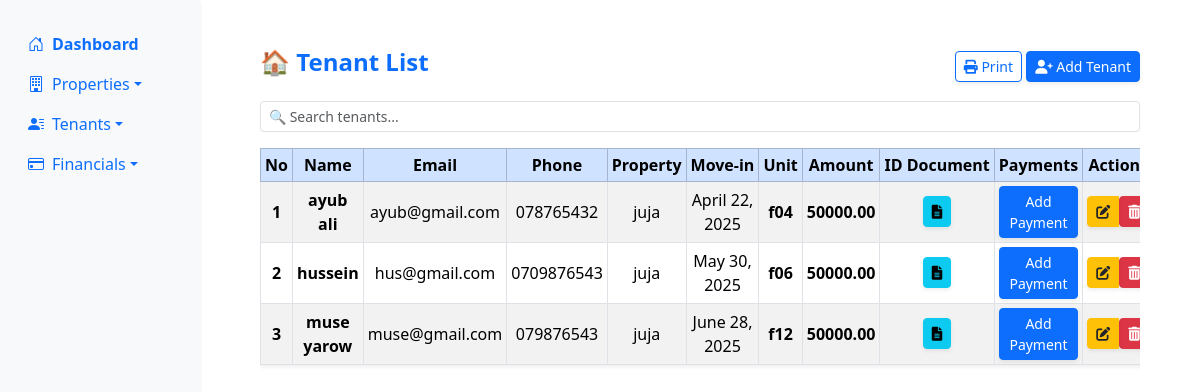
/tenant_list/ (signed in), run on an earlier commit of the app's database.
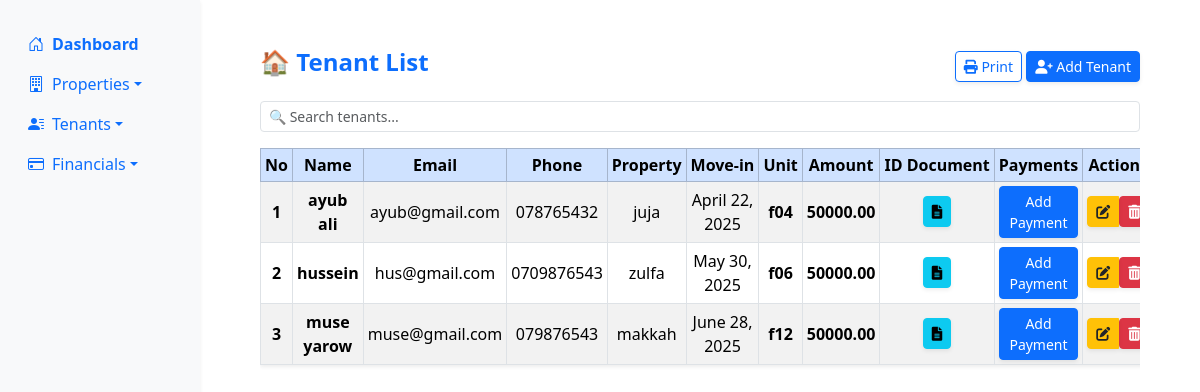
And on a later commit of the database.
### users/models.py (models this page shows, shortened)
class Tenant(models.Model):
    user = models.ForeignKey(User, on_delete=models.CASCADE, related_name='tenant')
    name = models.CharField(max_length=255)
    email = models.EmailField(unique=True)
    phone = models.CharField(max_length=20)
    property = models.ForeignKey(Property, related_name='tenants', on_delete=models.CASCADE,blank=True,null=True)
    move_in_date = models.DateField()
    rent_amount = models.DecimalField(max_digits=10, decimal_places=2)
    id_document = models.FileField(upload_to='tenant_documents/', blank=True, null=True)
    unit_number = models.CharField(max_length=50, blank=True, null=True)

class Property(models.Model):
    user = models.ForeignKey(User, on_delete=models.CASCADE, related_name='property')
    name = models.CharField(max_length=255)
    address = models.CharField(max_length=255)
    number_of_units = models.PositiveIntegerField(null=True, blank=True)
    def __str__(self):
        return self.name

### users/views.py (the view)
# urls.py: path('tenant_list/', tenant_list, name='tenant_list'),
@login_required
def tenant_list(request):
    tenants = Tenant.objects.filter(user=request.user)
    return render(request, 'tenant/tenant_list.html', {'tenants': tenants})

### users/templates/tenant/tenant_list.html (shortened to what the changed rows need)
{% extends "users/base.html" %}
{% block content %}
<div class="container-fluid">
  <div class="row">
    <main class="col-md-10 ms-sm-auto px-md-5 py-4">
      <div class="container mt-4">
        <div class="table-responsive">
          <table class="table table-sm table-bordered table-striped table-hover text-center align-middle shadow-sm" id="tenantTable">
            <thead class="table-primary">
              <tr>
                <th class="text-nowrap">No</th>
                <th class="text-nowrap">Name</th>
                <th class="text-nowrap d-none d-sm-table-cell">Email</th>
                <th class="text-nowrap d-none d-md-table-cell">Phone</th>
                <th class="text-nowrap d-none d-md-table-cell">Property</th>
                <th class="text-nowrap d-none d-lg-table-cell">Move-in</th>
                <th class="text-nowrap d-none d-lg-table-cell">Unit</th>
                <th class="text-nowrap d-none d-lg-table-cell">Amount</th>
                <th class="text-nowrap d-none d-lg-table-cell">ID Document</th>
                <th class="text-nowrap">Payments</th>
                <th class="text-nowrap">Actions</th>
              </tr>
            </thead>
            <tbody>
              {% for tenant in tenants %}
              <tr>
                <td class="fw-semibold">{{ forloop.counter }}</td>
                <td class="fw-semibold">{{ tenant.name }}</td>
                <td>{{ tenant.email }}</td>
                <td>{{ tenant.phone }}</td>
                <td>{{ tenant.property }}</td>
                <td>{{ tenant.move_in_date }}</td>
                <td class="fw-semibold">{{ tenant.unit_number }}</td>
                <td class="fw-semibold">{{ tenant.rent_amount }}</td>
                <td>
                  {% if tenant.id_document %}
                  <a href="{{ tenant.id_document.url }}" target="_blank" class="btn btn-info btn-sm shadow-sm">
                    <i class="fas fa-file-alt"></i>
                  </a>
                  {% else %}
                  <span class="text-muted">No ID</span>
                  {% endif %}
                </td>
                <td>
                  <a href="{% url 'add_payment_tenant' tenant.id %}" class="btn btn-primary btn-sm shadow-sm">Add Payment</a>
                </td>
                <td>
                  <div class="btn-group" role="group">
                    <a href="{% url 'edit_tenant' tenant.id %}" class="btn btn-warning btn-sm text-dark shadow-sm">
                      <i class="fas fa-edit"></i>
                    </a>
                    <form action="{% url 'delete_tenant' tenant.id %}" method="POST" class="d-inline">
                      <button type="submit" class="btn btn-danger btn-sm shadow-sm" onclick="return confirm('Are you sure?');">
                        <i class="fas fa-trash-alt"></i>
                      </button>
                    </form>
                  </div>
                </td>
              </tr>
              {% empty %}
              <tr>
                <td colspan="10" class="text-muted text-center fw-semibold py-3">No tenants found.</td>
              </tr>
              {% endfor %}
            </tbody>
          </table>
        </div>
      </div>
    </main>
  </div>
</div>
<link rel="stylesheet" href="https://cdnjs.cloudflare.com/ajax/libs/font-awesome/6.0.0/css/all.min.css">
{% endblock %}

What changed in the data, as far as the page shows it:
changed Tenant "hussein": property "juja" → "zulfa"
changed Tenant "muse yarow": property "juja" → "makkah"
